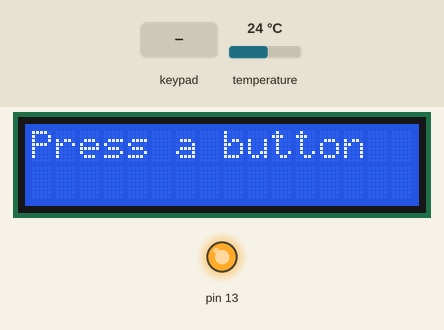
Simulated run of this sketch. Board: Arduino Uno, built with avr-gcc and run on an emulated ATmega328P. On the bench: 16×2 character LCD, output pins drawn as LEDs (lit = HIGH). The inputs (shaded band) are chosen by the test bench; at power-on: temperature 24 °C.

Above: at 6.3 s.
6.4 s: key 'S' pressed
At 8.1 s:
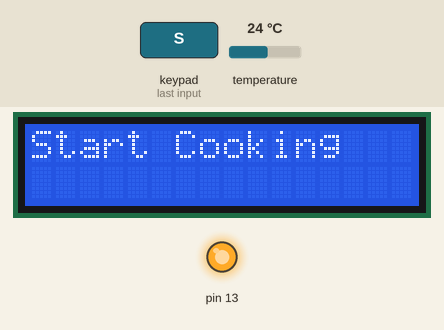
10.0 s: key 'U' pressed
At 11.7 s:
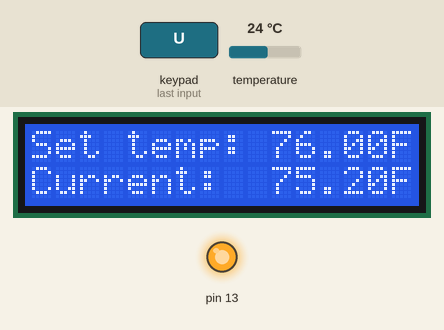
12.0 s: key 'L' pressed
At 12.8 s:
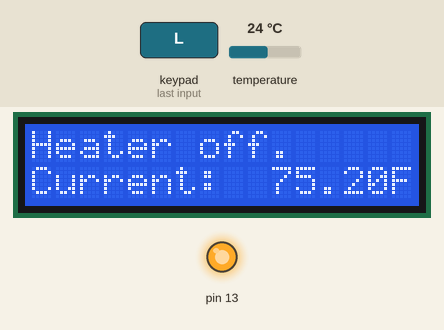
13.6 s: key 'S' pressed
At 17.0 s:
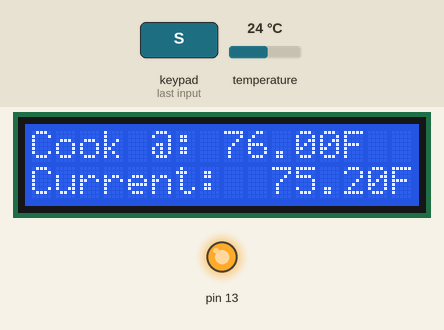
Timing chart, 0 to 18.2 s (numbered marks = the images above; inputs shaded):
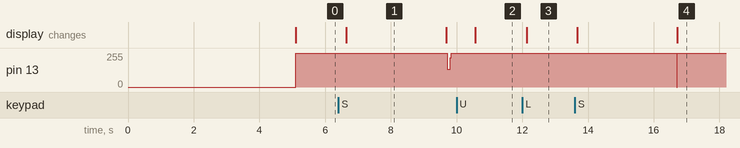

Measured:
- after the input at 6.4 s, pin 13: 255/255 → 133/255 after 3.3 s, → 255/255 0.08 s later; the display: changes after 0.25 s (image 1)
- after the input at 10.0 s, the display: changes after 0.57 s (image 2)
- after the input at 12.0 s, the display: changes after 0.13 s (image 3)
- after the input at 13.6 s, pin 13: 255/255 → 0/255 after 3.1 s, → 255/255 0.01 s later; the display: first changes after 0.07 s (image 4 shows a later state)
- what the display in image 1 shows lasts 3.1 s, from 6.6 s to 9.7 s

The sketch:

SousVide.ino
```cpp
#include <OneWire.h>
#include <DallasTemperature.h>
#include <Adafruit_RGBLCDShield.h>
#include <Wire.h>

//This Arduino sketch will control a Sous Vide cooker.  Once you have a desired set temperature, let the temperature
//stabalize and throw your vacuum sealed food into the Soud Vide cooker.  The heater will automatically shut off after
//2 hours so if you need to cook something longer you will need to adjust the code below.

//Button Legend:
//Up:         Add 1 degree F to set temperature.
//Down:       Subtract 1 degree F to set temperature.
//Right:      Add 10 degrees F to set temperature.
//Left:       Turn the heater relay off.
//Select:     Start cooking and heating to set temperature.

//Initialize the LCD screen.
Adafruit_RGBLCDShield lcd = Adafruit_RGBLCDShield();

//Define color for LCD screen.

#define WHITE 0x7

// Data wire is plugged into port 2 on the Arduino
#define ONE_WIRE_BUS 2
#define TEMPERATURE_PRECISION 12 // Lower resolution

// Setup a oneWire instance to communicate with any OneWire devices (not just Maxim/Dallas temperature ICs)
OneWire oneWire(ONE_WIRE_BUS);

// Pass our oneWire reference to Dallas Temperature.
DallasTemperature sensors(&oneWire);

//Global variables
float setTemp = 75;
float tempPercent;
float tempF;
float cookTime;
//int startTime;

void setup(void)
{
  // start serial port
  Serial.begin(9600);

  //Start the LCD library.
  lcd.begin(16, 2);
  lcd.setCursor(0,0);
  lcd.print("Sous Vide");
  delay(5000);
  lcd.clear();

  lcd.setCursor(0,0);
  lcd.print("Press a button");

  // Start up the library for the temperature sensor.
  sensors.begin();

  //Initial relay pin and pull the resistor high.
  pinMode(13, OUTPUT);
  digitalWrite(13, HIGH);
}

void getTemp()
{
  //Set the thermocouple resolution.
  sensors.setResolution(12);
  //Call sensors.requestTemperatures() to issue a global temperature.
  sensors.requestTemperatures();
  //Assign the sensor reading to a field.
  tempF = sensors.getTempFByIndex(0);
}

//Turns the heater on.
void relayOn()
{
  digitalWrite(13, LOW);
}

//Turns the heater off.
void relayOff()
{
  digitalWrite(13, HIGH);
}

//Creates a start time to monitor how long this has been running below.
int startTime()
{
  int startTime = millis();
  return startTime;
}

//Main loop.
void loop (void)
{
  //Grab the temperature.
  getTemp();

  //Buttons to control temperature.
  uint8_t buttons = lcd.readButtons();

  //Increase set temperature.
  if(buttons & BUTTON_UP)
  {
    //Turn the relay off.
    relayOff();

    //Increase temperature by 1 degree.
    setTemp ++;

    //Set the LCD screen.
    lcd.clear();
    lcd.setCursor(0,0);
    lcd.print("Set temp: ");
    lcd.print(setTemp);
    lcd.print("F");
    lcd.setCursor(0,1);
    lcd.print("Current:  ");
    lcd.print(tempF);
    lcd.print("F");

  }

  //Decrease set temperature.
  if(buttons & BUTTON_DOWN)
  {
    //Turn the relay off.
    relayOff();

    //Decrese the temperature by 1 degree.
    setTemp --;

    //Set the LCD screen.
    lcd.clear();
    lcd.setCursor(0,0);
    lcd.print("Set temp: ");
    lcd.print(setTemp);
    lcd.print("F");
    lcd.setCursor(0,1);
    lcd.print("Current:  ");
    lcd.print(tempF);
    lcd.print("F");
  }

  //Power off.
  if(buttons & BUTTON_LEFT)
  {
    //Turn the relay off.
    relayOff();

    //Set the LCD screen.
    lcd.clear();
    lcd.setCursor(0,0);
    lcd.print("Heater off.");
    lcd.setCursor(0,1);
    lcd.print("Current:  ");
    lcd.print(tempF);
    lcd.print("F");
  }

  //Add 10 degrees to set temp.
  if(buttons & BUTTON_RIGHT)
  {
    //Turn the relay off.
    relayOff();

    //Increase the temperature by 10.
    setTemp = setTemp + 10;

    //Set the lcd screen.
    lcd.clear();
    lcd.setCursor(0,0);
    lcd.print("Set temp: ");
    lcd.print(setTemp);
    lcd.print("F");
    lcd.setCursor(0,1);
    lcd.print("Current:  ");
    lcd.print(tempF);
    lcd.print("F");
  }

  //Turns relay on and goes for selected cooking temp.  Shuts off after 2 hours run time.
  if(buttons & BUTTON_SELECT)
  {
    //Set the LCD screen.
    lcd.clear();
    lcd.setCursor(0,0);
    lcd.print("Start Cooking");
    delay(3000);

    //Update LCD screen with temperatures.
    lcd.clear();
    lcd.setCursor(0,0);
    lcd.print("Cook @: ");
    lcd.print(setTemp);
    lcd.print("F");
    lcd.setCursor(0,1);
    lcd.print("Current:  ");
    lcd.print(tempF);
    lcd.print("F");

    //Fail safe to only have the heater on for 2 hours.
    while((startTime() - millis()) < 7200000)
    {
      //Turn the heater on.
      relayOn();

      //If temperature goes over set temp.
      if(tempF > setTemp)
      {
        //Turn the relay off.
        relayOff();
      }
    }
      //Turn the relay off if temp is on for over 2 hours.
      relayOff();
  }
}
```
